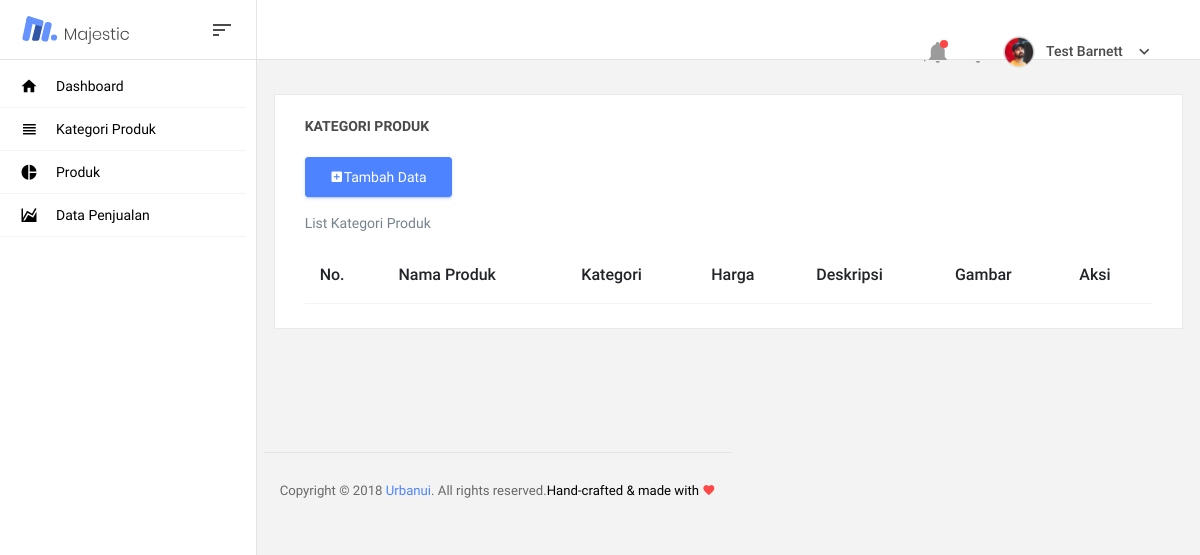
Page /index.php/produk on the earlier database version.
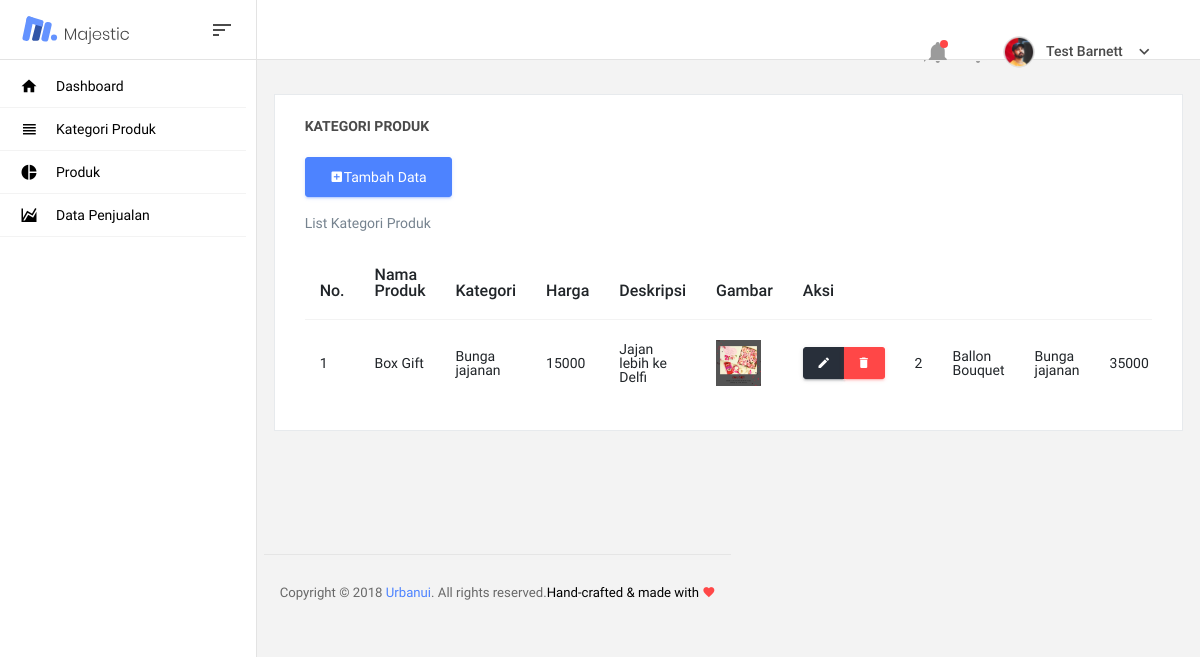
Same page on the later database version.
### tables this page shows
CREATE TABLE `tb_produk` (
  `id_produk` int(5) NOT NULL,
  `id_kategori` int(5) NOT NULL,
  `nama_produk` varchar(100) NOT NULL,
  `harga_produk` varchar(100) NOT NULL,
  `deskripsi_produk` text NOT NULL,
  `nama_foto` varchar(100) NOT NULL
);

CREATE TABLE `tb_kategori_produk` (
  `id_kategori` int(5) NOT NULL,
  `nama_kategori` varchar(100) NOT NULL
);

### application/controllers/Produk.php (called while the page is built, shortened)
<?php
class Produk extends CI_Controller
{
    public function __construct()
    {
        $this->load->helper('url', 'form');
        $this->load->model('mdl_produk');
        $this->load->library('form_validation');
        $this->load->database();
    }
    public function index()
    {
        $paket['array'] = $this->mdl_produk->ambildata();
        $this->load->view('produk', $paket);
    }
}

### index.php (called while the page is built, shortened)
<?php
require_once BASEPATH.'core/CodeIgniter.php';

### application/models/Mdl_produk.php (called while the page is built, shortened)
<?php
class Mdl_produk extends CI_Model
{
    public function ambildata()
    {
        $query = $this->db->query("SELECT * FROM tb_produk");
        return $query->result_array();
    }
}

### application/views/produk.php (the view, shortened to what the changed rows need)
<div class="container-scroller">
    <div class="container-fluid page-body-wrapper">
        <div class="main-panel">
            <div class="content-wrapper">
                <div class="row">
                    <div class="col-lg-12 grid-margin stretch-card">
                        <div class="card">
                            <div class="card-body">
                                <div class="table-responsive">
                                    <table class="table">
                                        <thead>
                                            <tr>
                                                <th>No.</th>
                                                <th>Nama Produk</th>
                                                <th>Kategori</th>
                                                <th>Harga</th>
                                                <th>Deskripsi</th>
                                                <th>Gambar</th>
                                                <th>Aksi</th>
                                            </tr>
                                        </thead>
                                        <tbody>
                                            <tr>
                                                <?php $no = 1;
                                                foreach ($array as $key) {
                                                    $queryKat = $this->db->query("SELECT * FROM tb_kategori_produk");
                                                    $idKat = $key['id_kategori'];
                                                    foreach ($queryKat->result() as $keyRevUkm) {
                                                        if ($keyRevUkm->id_kategori == $idKat) {
                                                            $kat = $keyRevUkm->nama_kategori;
                                                        }
                                                    } ?>
                                                    <td><?php echo $no++ ?></td>
                                                    <td><?php echo $key['nama_produk'] ?> </td>
                                                    <td><?php echo $kat ?></td>
                                                    <td><?php echo $key['harga_produk'] ?></td>
                                                    <td><?php echo $key['deskripsi_produk'] ?></td>
                                                    <td><img class="img23" src="<?php echo ($key['nama_foto'] != '' ? base_url('./upload/produk/' . $key['nama_foto']) : base_url('./upload/nama_foto/img_defautl.jpg')); ?>" alt="Foto Produk"></td>
                                                    <td>
                                                        <div class="btn-group">
                                                            <a href="#" class="btn btn-sm btn-dark mdi mdi-pencil"></a>
                                                            <a href="#" class="btn btn-sm btn-danger mdi mdi-delete"></a>
                                                        </div>
                                                    </td>
                                                <?php } ?>
                                            </tr>
                                        </tbody>
                                    </table>
                                </div>
                            </div>
                        </div>
                    </div>
                </div>
            </div>
        </div>

Differences in the rows shown:
added tb_produk: nama_produk "Box Gift", id_kategori.nama_kategori "Bunga jajanan", harga_produk "15000", deskripsi_produk "Jajan lebih ke Delfi", nama_foto (picture)
added tb_produk: nama_produk "Ballon Bouquet", id_kategori.nama_kategori "Bunga jajanan", harga_produk "35000"
